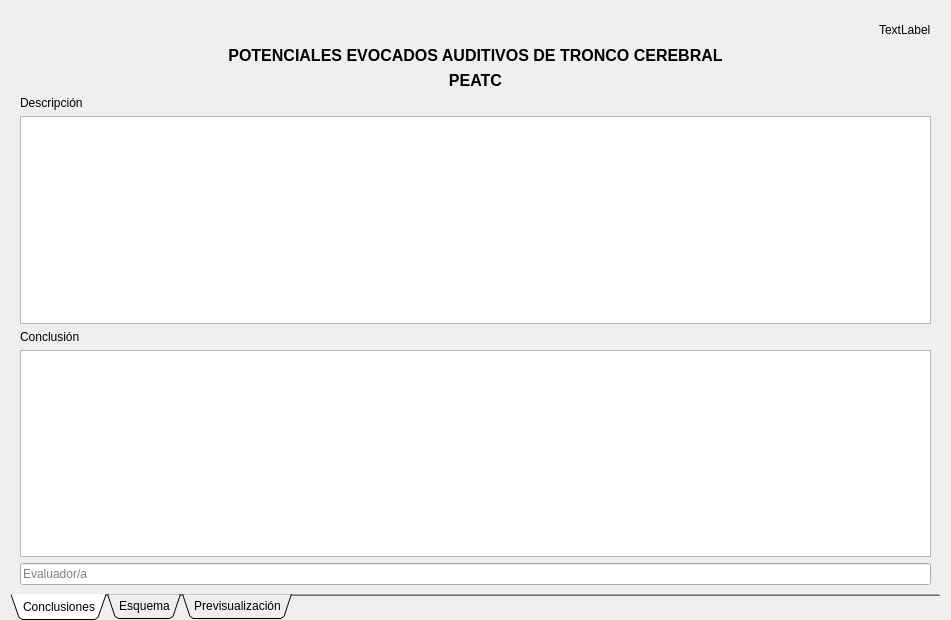
<?xml version="1.0" encoding="UTF-8"?>
<ui version="4.0">
 <class>AbrReport</class>
 <widget class="QWidget" name="AbrReport">
  <property name="geometry">
   <rect>
    <x>0</x>
    <y>0</y>
    <width>951</width>
    <height>620</height>
   </rect>
  </property>
  <property name="windowTitle">
   <string>Form</string>
  </property>
  <layout class="QGridLayout" name="gridLayout">
   <property name="bottomMargin">
    <number>0</number>
   </property>
   <item row="0" column="0">
    <widget class="QTabWidget" name="tabWidget">
     <property name="enabled">
      <bool>true</bool>
     </property>
     <property name="tabPosition">
      <enum>QTabWidget::South</enum>
     </property>
     <property name="tabShape">
      <enum>QTabWidget::Triangular</enum>
     </property>
     <property name="currentIndex">
      <number>0</number>
     </property>
     <property name="documentMode">
      <bool>true</bool>
     </property>
     <widget class="QWidget" name="tab_1">
      <attribute name="title">
       <string>Conclusiones</string>
      </attribute>
      <layout class="QVBoxLayout" name="verticalLayout">
       <item>
        <layout class="QHBoxLayout" name="horizontalLayout">
         <item>
          <spacer name="horizontalSpacer">
           <property name="orientation">
            <enum>Qt::Horizontal</enum>
           </property>
           <property name="sizeHint" stdset="0">
            <size>
             <width>40</width>
             <height>20</height>
            </size>
           </property>
          </spacer>
         </item>
         <item>
          <widget class="QLabel" name="lbl_date">
           <property name="text">
            <string>TextLabel</string>
           </property>
          </widget>
         </item>
        </layout>
       </item>
       <item>
        <widget class="QLabel" name="label">
         <property name="font">
          <font>
           <pointsize>12</pointsize>
           <bold>true</bold>
          </font>
         </property>
         <property name="text">
          <string>POTENCIALES EVOCADOS AUDITIVOS DE TRONCO CEREBRAL</string>
         </property>
         <property name="alignment">
          <set>Qt::AlignCenter</set>
         </property>
        </widget>
       </item>
       <item>
        <widget class="QLabel" name="label_2">
         <property name="font">
          <font>
           <pointsize>12</pointsize>
           <bold>true</bold>
          </font>
         </property>
         <property name="text">
          <string>PEATC</string>
         </property>
         <property name="alignment">
          <set>Qt::AlignCenter</set>
         </property>
        </widget>
       </item>
       <item>
        <widget class="QLabel" name="label_3">
         <property name="text">
          <string>Descripción</string>
         </property>
        </widget>
       </item>
       <item>
        <widget class="QTextEdit" name="text_edit_1">
         <property name="html">
          <string>&lt;!DOCTYPE HTML PUBLIC &quot;-//W3C//DTD HTML 4.0//EN&quot; &quot;http://www.w3.org/TR/REC-html40/strict.dtd&quot;&gt;
&lt;html&gt;&lt;head&gt;&lt;meta name=&quot;qrichtext&quot; content=&quot;1&quot; /&gt;&lt;meta charset=&quot;utf-8&quot; /&gt;&lt;style type=&quot;text/css&quot;&gt;
p, li { white-space: pre-wrap; }
hr { height: 1px; border-width: 0; }
li.unchecked::marker { content: &quot;\2610&quot;; }
li.checked::marker { content: &quot;\2612&quot;; }
&lt;/style&gt;&lt;/head&gt;&lt;body style=&quot; font-family:'Sans Serif'; font-size:9pt; font-weight:400; font-style:normal;&quot;&gt;
&lt;p style=&quot;-qt-paragraph-type:empty; margin-top:0px; margin-bottom:0px; margin-left:0px; margin-right:0px; -qt-block-indent:0; text-indent:0px;&quot;&gt;&lt;br /&gt;&lt;/p&gt;&lt;/body&gt;&lt;/html&gt;</string>
         </property>
        </widget>
       </item>
       <item>
        <widget class="QLabel" name="label_4">
         <property name="text">
          <string>Conclusión</string>
         </property>
        </widget>
       </item>
       <item>
        <widget class="QTextEdit" name="text_edit_2">
         <property name="html">
          <string>&lt;!DOCTYPE HTML PUBLIC &quot;-//W3C//DTD HTML 4.0//EN&quot; &quot;http://www.w3.org/TR/REC-html40/strict.dtd&quot;&gt;
&lt;html&gt;&lt;head&gt;&lt;meta name=&quot;qrichtext&quot; content=&quot;1&quot; /&gt;&lt;meta charset=&quot;utf-8&quot; /&gt;&lt;style type=&quot;text/css&quot;&gt;
p, li { white-space: pre-wrap; }
hr { height: 1px; border-width: 0; }
li.unchecked::marker { content: &quot;\2610&quot;; }
li.checked::marker { content: &quot;\2612&quot;; }
&lt;/style&gt;&lt;/head&gt;&lt;body style=&quot; font-family:'Sans Serif'; font-size:9pt; font-weight:400; font-style:normal;&quot;&gt;
&lt;p style=&quot;-qt-paragraph-type:empty; margin-top:0px; margin-bottom:0px; margin-left:0px; margin-right:0px; -qt-block-indent:0; text-indent:0px;&quot;&gt;&lt;br /&gt;&lt;/p&gt;&lt;/body&gt;&lt;/html&gt;</string>
         </property>
        </widget>
       </item>
       <item>
        <widget class="QLineEdit" name="le_eva">
         <property name="placeholderText">
          <string>Evaluador/a</string>
         </property>
        </widget>
       </item>
      </layout>
     </widget>
     <widget class="QWidget" name="tab_2">
      <attribute name="title">
       <string>Esquema</string>
      </attribute>
     </widget>
     <widget class="QWidget" name="tab_3">
      <attribute name="title">
       <string>Previsualización</string>
      </attribute>
      <layout class="QVBoxLayout" name="verticalLayout_2">
       <item>
        <layout class="QVBoxLayout" name="layout_pdf"/>
       </item>
       <item>
        <widget class="QFrame" name="frame">
         <property name="maximumSize">
          <size>
           <width>16777215</width>
           <height>30</height>
          </size>
         </property>
         <layout class="QHBoxLayout" name="horizontalLayout_2">
          <property name="topMargin">
           <number>0</number>
          </property>
          <property name="rightMargin">
           <number>0</number>
          </property>
          <property name="bottomMargin">
           <number>0</number>
          </property>
          <item>
           <spacer name="horizontalSpacer_2">
            <property name="orientation">
             <enum>Qt::Horizontal</enum>
            </property>
            <property name="sizeHint" stdset="0">
             <size>
              <width>40</width>
              <height>20</height>
             </size>
            </property>
           </spacer>
          </item>
          <item>
           <widget class="QPushButton" name="btn_update">
            <property name="text">
             <string>Actualizar</string>
            </property>
           </widget>
          </item>
          <item>
           <widget class="QPushButton" name="btn_print">
            <property name="text">
             <string>Imprimir</string>
            </property>
           </widget>
          </item>
          <item>
           <widget class="QPushButton" name="btn_save">
            <property name="text">
             <string>Guardar</string>
            </property>
           </widget>
          </item>
         </layout>
        </widget>
       </item>
      </layout>
     </widget>
    </widget>
   </item>
  </layout>
 </widget>
 <resources/>
 <connections/>
</ui>
